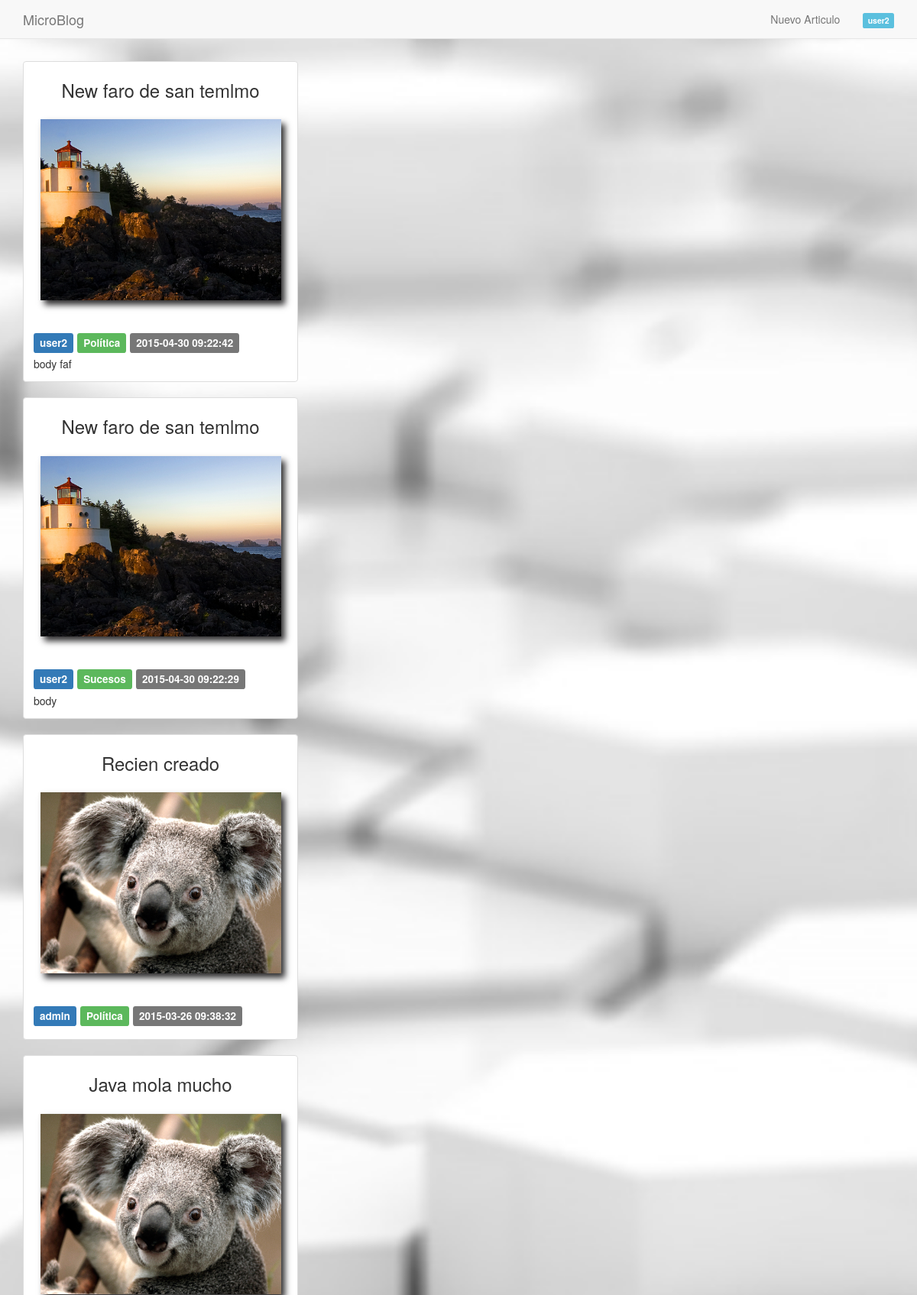
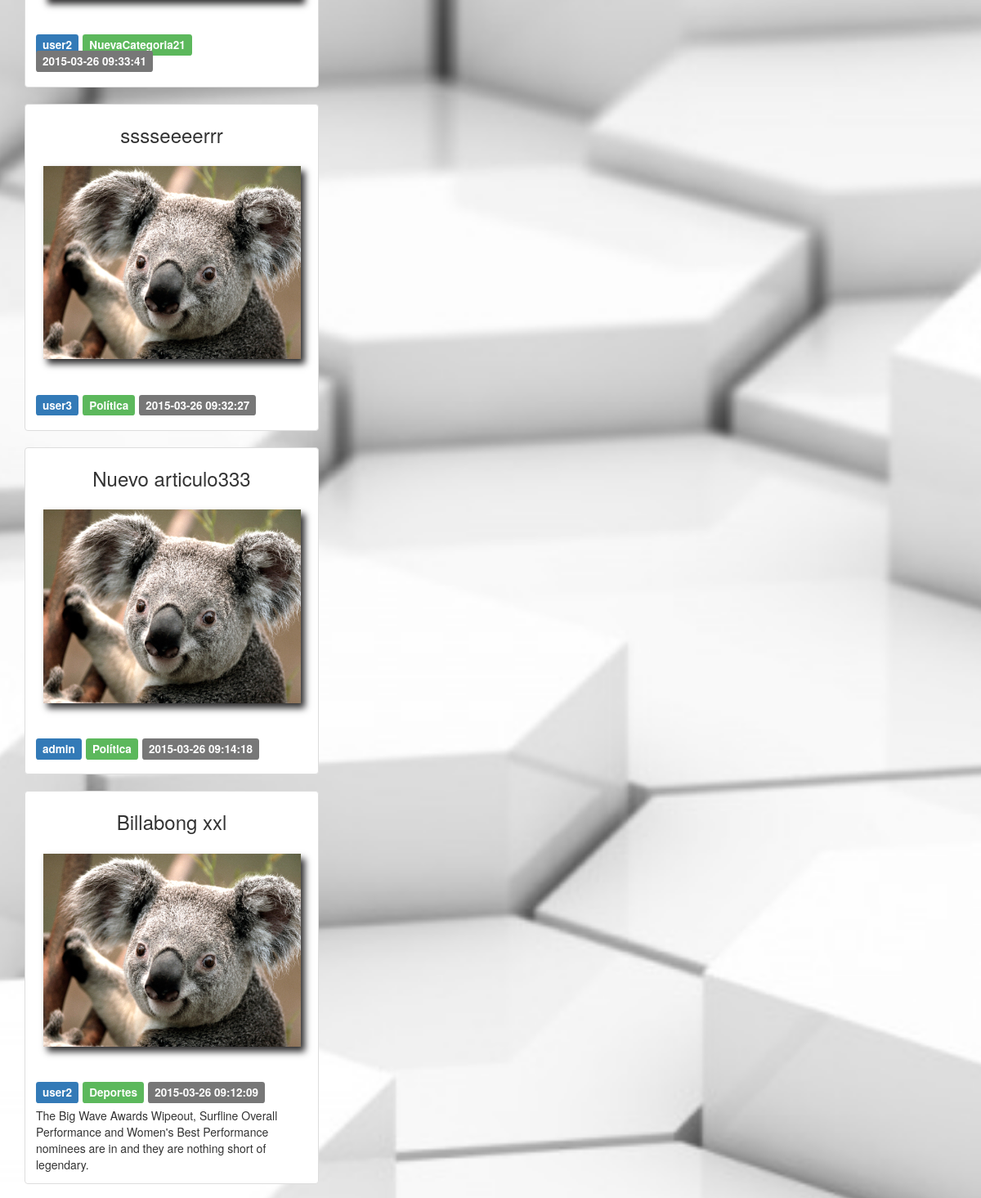
The app's page / (signed in, upper part) with its own data (2 pictures, top to bottom).
### tables this page shows
CREATE TABLE IF NOT EXISTS `articulo` (
  `id` int(11) NOT NULL AUTO_INCREMENT,
  `fecha` timestamp NULL DEFAULT CURRENT_TIMESTAMP COMMENT 'fecha del artículo',
  `titulo` varchar(250) NOT NULL DEFAULT 'Sin titulo' COMMENT 'título del articulo',
  `contenido` text NOT NULL,
  `id_usuario` int(11) NOT NULL,
  `id_categoria` int(11) NOT NULL,
  `foto` varchar(535) NOT NULL,
  PRIMARY KEY (`id`),
  KEY `id_usuario` (`id_usuario`),
  KEY `id_categoria` (`id_categoria`)
);

CREATE TABLE IF NOT EXISTS `usuario` (
  `id` int(11) NOT NULL AUTO_INCREMENT,
  `email` varchar(250) NOT NULL,
  `password` varchar(50) NOT NULL,
  `nombre` varchar(250) NOT NULL,
  `rol` int(1) NOT NULL DEFAULT '1' COMMENT '0=Administrador  1=usuario',
  PRIMARY KEY (`id`),
  UNIQUE KEY `email` (`email`)
);

CREATE TABLE IF NOT EXISTS `categoria` (
  `id` int(11) NOT NULL AUTO_INCREMENT,
  `fecha` timestamp NULL DEFAULT CURRENT_TIMESTAMP,
  `titulo` varchar(250) NOT NULL DEFAULT 'Sin titulo',
  PRIMARY KEY (`id`)
);

### index.php (called while the page is built, shortened)
<?php
require_once 'core/Database.php';
require_once 'backoffice/articulo/modelo.php';
$articulos = getArticulos();
if(isset($_SESSION["perfil"])){
	$perfil = $_SESSION["perfil"];
}
require 'html/public/vista.php';
?>

### core/Database.php (called while the page is built, shortened)
<?php
class Database{
	private $db_host = "localhost";
	private $db_user = "root";
	private $db_pass = "";
	private $db_name = "mb15";
	private $con = false;
	private $result = array();
	public function connect(){
		if(!$this->con){
			$myconn = @mysql_connect($this->db_host,$this->db_user,$this->db_pass);
            if($myconn){
            	$seldb = @mysql_select_db($this->db_name,$myconn);
                if($seldb){
                	$this->con = true;
                    return true;
                }else{
                	array_push($this->result,mysql_error());
                    return false;
                }
            }else{
            	array_push($this->result,mysql_error());
                return false;
            }
        }else{
            return true;
        }
	}
    public function disconnect(){
    	if($this->con){
    		if(@mysql_close()){
    			$this->con = false;
				return true;
			}else{
				return false;
			}
		}
    }
	public function sql($sql){
		$query = @mysql_query($sql);
		if($query){
			$this->numResults = mysql_num_rows($query);
			for($i = 0; $i < $this->numResults; $i++){
				$r = mysql_fetch_array($query);
               	$key = array_keys($r);
               	for($x = 0; $x < count($key); $x++){
                   	if(!is_int($key[$x])){
                   		if(mysql_num_rows($query) >= 1){
                   			$this->result[$i][$key[$x]] = $r[$key[$x]];
						}else{
							$this->result = null;
						}
					}
				}
			}
			return true;
		}else{
			array_push($this->result,mysql_error());
			return false;
		}
	}
    public function getResult(){
        $val = $this->result;
        $this->result = array();
        return $val;
    }
}

### backoffice/articulo/modelo.php (called while the page is built, shortened)
<?php
	function getArticulos( $limit=10 , $id_usuario=null, $id_categoria=null){
		$sql = "SELECT a.id , a.titulo, id_usuario, c.titulo as categoria, u.nombre , a.fecha, a.contenido,  foto FROM `articulo` as a , `usuario` as u, `categoria` as c WHERE a.id_usuario = u.id and a.id_categoria = c.id ORDER BY fecha DESC";
		$db = new Database();
		$db->connect();
		$where = '';
		$db->sql( $sql.$where );
		$res = $db->getResult();
		return $res;
	}
?>

### html/public/vista.php (the view, shortened to what this page needs)
<!DOCTYPE html>
<html lang="en">
  <head>
    <link href="html/public/css/bootstrap.min.css" rel="stylesheet">
    <link href="html/public/css/custom.css" rel="stylesheet">
  </head>
  <body>
    <nav class="navbar navbar-default navbar-fixed-top">
      <div class="container">
      	<div class="navbar-header">
          <a class="navbar-brand" href="#">MicroBlog</a>
        </div>
        <div id="navbar" class="collapse navbar-collapse navbar-right">
        	<ul class="nav navbar-nav navbar-right">
	         	<?php if ( isset($perfil)){?>
	         		<li>
	         			<a href="<?php echo(CONTROLLER_ARTICULO);?>?op=<?php echo(OP_DETALLE);?>"><i class="fa fa-plus-circle fa-fw"></i>Nuevo Articulo</a>
	         		</li>
	         		<li>
	         			<a href="<?php echo CONTROLLER_ARTICULO ?>"><span class="label label-info"> <?php echo $perfil['nombre']; ?> </span></a>
					</li>
				<?php }  ?>
			</ul>
        </div>
      </div>
    </nav>
    <div class="container">
	   	<br><br><br><br>
	   	<?php
	   	foreach ($articulos as $art ) {
	   		?>
		   	<div class="row">
			  <div class="col-sm-6 col-md-4">
			    <div class="thumbnail">
			      <h3><?php echo $art['titulo']?></h3>
			      <?php if ($art['foto'] !="" ){
			      		echo "<img src='". IMAGES.$art['foto'] ."' alt='foto'>";
			      }else{
			      		echo "<img src='html/public/images/foto.svg' alt='foto por defecto'>";
					}?>
			      <div class="caption">
			        <h4>
			        	<span class="label label-primary"><?php echo $art['nombre']?></span>
			        	<span class="label label-success"><?php echo $art['categoria']?></span>
			        	<span class="label label-default"><?php echo $art['fecha']?></span>
			        </h4>
			        <div class="content_text">
			            <?php echo $art['contenido']?>
			        </div>
			      </div>
			    </div>
			  </div>
			</div>
	   	<?php } ?>
  </body>
</html>

### html/public/css/custom.css (style rules this page uses)
body { background: url('../images/back.jpg') no-repeat center center fixed; -webkit-background-size: cover; -moz-background-size: cover; -o-background-size: cover; background-size: cover; }
.thumbnail img { transition: 1.5s ease; -moz-transition: 1.5s ease; -webkit-transition: 1.5s ease; -o-transition: 1.5s ease; max-width:90%; height:auto -moz-box-shadow: 5px 6px 8px #302f30; -webkit-box-shadow: 5px 6px 8px #302f30; box-shadow: 5px 6px 8px #302f30; margin-bottom:25px; }
h3 { text-align:center; margin-bottom:25px; }

### records on screen
articulo: titulo "New faro de san temlmo", foto (picture), id_usuario.nombre "user2", id_categoria.titulo "Política", fecha "2015-04-30 09:22:42", contenido "body faf"
articulo: titulo "New faro de san temlmo", foto (picture), id_usuario.nombre "user2", id_categoria.titulo "Sucesos", fecha "2015-04-30 09:22:29", contenido "body"
articulo: titulo "Recien creado", foto (picture), id_usuario.nombre "admin", id_categoria.titulo "Política", fecha "2015-03-26 09:38:32"
articulo: titulo "Java mola mucho", foto (picture), id_usuario.nombre "user2", id_categoria.titulo "NuevaCategoria21", fecha "2015-03-26 09:33:41"
articulo: titulo "sssseeeerrr", foto (picture), id_usuario.nombre "user3", id_categoria.titulo "Política", fecha "2015-03-26 09:32:27"
articulo: titulo "Nuevo articulo333", foto (picture), id_usuario.nombre "admin", id_categoria.titulo "Política", fecha "2015-03-26 09:14:18"
articulo: titulo "Billabong xxl", foto (picture), id_usuario.nombre "user2", id_categoria.titulo "Deportes", fecha "2015-03-26 09:12:09", contenido "The Big Wave Awards Wipeout, Surfline Overall Performance and Women's Best Performance nominees are in and they are nothing short of legendary."

### other values on screen
$perfil['nombre'] "user2"
